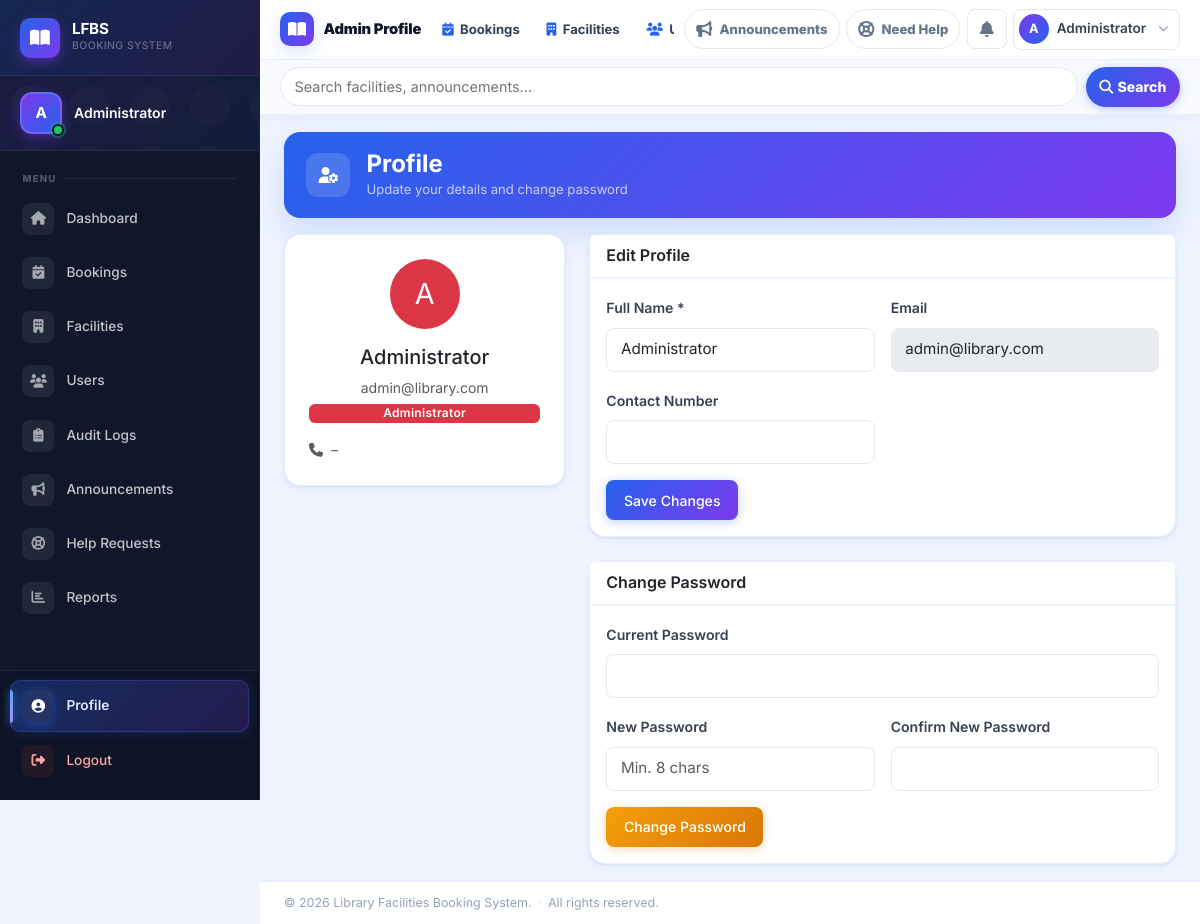
Screenshot of /admin/profile.php (signed in) with the database file from the repository.
### tables this page shows
CREATE TABLE IF NOT EXISTS `users` (
    `id`             INT            NOT NULL AUTO_INCREMENT,
    `name`           VARCHAR(120)   NOT NULL,
    `email`          VARCHAR(180)   NOT NULL,
    `id_number`      VARCHAR(40)    DEFAULT NULL   COMMENT 'Student or faculty ID number',
    `password`       VARCHAR(255)   NOT NULL,
    `role`           ENUM('student','faculty','admin') NOT NULL DEFAULT 'student',
    `department`     VARCHAR(120)   DEFAULT NULL,
    `contact_number` VARCHAR(30)    DEFAULT NULL,
    `status`         ENUM('active','inactive','suspended') NOT NULL DEFAULT 'active',
    `created_at`     TIMESTAMP      NOT NULL DEFAULT CURRENT_TIMESTAMP,
    `updated_at`     TIMESTAMP      NOT NULL DEFAULT CURRENT_TIMESTAMP ON UPDATE CURRENT_TIMESTAMP,

    PRIMARY KEY (`id`),
    UNIQUE  KEY `uq_users_email`     (`email`),
    UNIQUE  KEY `uq_users_id_number` (`id_number`),
    INDEX         `idx_users_role_status` (`role`, `status`)
);

### includes/functions.php (called while the page is built, shortened)
<?php
function e($str) {
    return htmlspecialchars((string)$str, ENT_QUOTES, 'UTF-8');
}

### admin/profile.php (the view, shortened to what this page needs)
<?php
require_once __DIR__ . '/../includes/bootstrap.php';
$uid    = $_SESSION['user_id'];
$userStmt = $pdo->prepare('SELECT * FROM users WHERE id = ?');
$userStmt->execute([$uid]);
$userStmt->execute([$uid]);
$user = $userStmt->fetch();
require_once __DIR__ . '/../includes/header.php';
require_once __DIR__ . '/../includes/navbar.php';
?>
<main><div class="container-fluid py-3 px-3 px-lg-4 admin-page">
<div class="admin-hero mb-3">
  <div class="d-flex align-items-center gap-3">
    <div class="admin-hero-icon"><i class="fas fa-user-cog"></i></div>
    <div>
      <h4 class="mb-0 fw-bold text-white">Profile</h4>
      <div class="admin-hero-sub">Update your details and change password</div>
    </div>
  </div>
</div>
<div class="row g-4">
  <div class="col-md-4">
    <div class="card text-center p-4">
      <div class="rounded-circle bg-danger text-white d-flex align-items-center justify-content-center mx-auto mb-3" style="width:70px;height:70px;font-size:1.8rem">
        <?= strtoupper(mb_substr($user['name'],0,1)) ?>
      </div>
      <h5><?= e($user['name']) ?></h5>
      <p class="text-muted small mb-1"><?= e($user['email']) ?></p>
      <span class="badge bg-danger">Administrator</span>
      <div class="text-start mt-3 small text-muted">
        <p class="mb-0"><i class="fas fa-phone me-2"></i><?= e($user['contact_number'] ?? '–') ?></p>
      </div>
    </div>
  </div>
  <div class="col-md-8">
    <div class="card mb-4">
      <div class="card-header">Edit Profile</div>
      <div class="card-body">
        <form method="POST">
          <div class="row g-3">
            <div class="col-md-6">
              <label class="form-label fw-semibold">Full Name *</label>
              <input type="text" name="name" class="form-control" value="<?= e($user['name']) ?>" required>
            </div>
            <div class="col-md-6">
              <label class="form-label fw-semibold">Email</label>
              <input type="email" class="form-control" value="<?= e($user['email']) ?>" disabled>
            </div>
            <div class="col-md-6">
              <label class="form-label fw-semibold">Contact Number</label>
              <input type="text" name="contact_number" class="form-control" value="<?= e($user['contact_number'] ?? '') ?>">
            </div>
          </div>
          <button type="submit" name="update_profile" class="btn btn-primary mt-3">Save Changes</button>
        </form>
      </div>
    </div>
    <div class="card">
      <div class="card-header">Change Password</div>
      <div class="card-body">
        <form method="POST">
          <div class="row g-3">
            <div class="col-12">
              <label class="form-label fw-semibold">Current Password</label>
              <input type="password" name="current_password" class="form-control" required>
            </div>
            <div class="col-md-6">
              <label class="form-label fw-semibold">New Password</label>
              <input type="password" name="new_password" class="form-control" placeholder="Min. 8 chars" required>
            </div>
            <div class="col-md-6">
              <label class="form-label fw-semibold">Confirm New Password</label>
              <input type="password" name="confirm_password" class="form-control" required>
            </div>
          </div>
          <button type="submit" name="change_password" class="btn btn-warning mt-3">Change Password</button>
        </form>
      </div>
    </div>
  </div>
</div>
<?php require_once __DIR__ . '/../includes/footer.php'; ?>

### assets/css/style.css (style rules this page uses)
*, *::before, *::after { box-sizing: border-box; }
:root { --blue: #2563eb; --blue-dark: #1d4ed8; --blue-light: #dbeafe; --blue-subtle: #eff6ff; --purple: #7c3aed; --purple-dark: #6d28d9; --purple-light: #ede9fe; --purple-subtle: #f5f3ff; --yellow: #d97706; --yellow-dark: #b45309; --yellow-light: #fef3c7; --yellow-subtle: #fffbeb; --green: #059669; --green-light: #d1fae5; --red: #dc2626; --red-light: #fee2e2; --color-primary: var(--blue); --color-surface: #ffffff; --color-bg: #f0f4ff; --color-border: #e2e8f0; --color-muted: #64748b; --radius-card: 12px; --shadow-card: 0 1px 3px rgba(0,0,0,.07), 0 4px 12px rgba(37,99,235,.06); --shadow-hover: 0 8px 28px rgba(37,99,235,.15); --space-xs: clamp(.25rem, 1vw, .5rem); --space-sm: clamp(.5rem, 2vw, 1rem); --space-md: clamp(.75rem, 3vw, 1.25rem); --space-lg: clamp(1rem, 4vw, 2rem); --grad-blue: linear-gradient(135deg, #2563eb, #7c3aed); --grad-yellow: linear-gradient(135deg, #f59e0b, #d97706); --grad-purple: linear-gradient(135deg, #7c3aed, #4f46e5); }
html { font-size: 16px; }
body { background: var(--color-bg); font-family: 'Inter', system-ui, sans-serif; font-size: clamp(14px, 2vw, 16px); line-height: 1.6; min-height: 100vh; display: flex; flex-direction: column; color: #0f172a; }
.card { border: 1px solid #e8eeff !important; box-shadow: var(--shadow-card); border-radius: var(--radius-card) !important; background: var(--color-surface); }
.card-header { background: var(--color-surface); font-weight: 600; border-bottom: 2px solid #eef2ff; }
.form-label { font-weight: 600; font-size: clamp(.82rem, 1.8vw, .88rem); color: #374151; }
.form-control, .form-select { font-size: clamp(.85rem, 2vw, .95rem); padding: .55rem .85rem; min-height: 44px; border: 1.5px solid var(--color-border); border-radius: 8px; transition: border-color .2s, box-shadow .2s; }
.btn { min-height: 40px; font-size: clamp(.82rem, 1.8vw, .88rem); padding: .45rem 1.1rem; font-weight: 500; border-radius: 8px; transition: transform .15s, box-shadow .15s; }
.btn-primary { background: var(--grad-blue) !important; border: none !important; box-shadow: 0 2px 10px rgba(37,99,235,.3); }
.btn-warning { background: var(--grad-yellow) !important; border: none !important; color: #fff !important; box-shadow: 0 2px 10px rgba(217,119,6,.25); }
.badge { font-weight: 600; letter-spacing: .3px; border-radius: 6px; padding: .3em .65em; }
main, .main-content { flex: 1; }

### assets/css/layout.css (style rules this page uses)
:root { --sidebar-w: 260px; --topbar-h: 112px; --sidebar-bg: #0f172a; --sidebar-hover: rgba(255,255,255,.07); --sidebar-active: rgba(37,99,235,.25); --sidebar-text: rgba(255,255,255,.75); --topbar-bg: #ffffff; --transition: .26s cubic-bezier(.4,0,.2,1); }
body { overflow-x: hidden; }
.page-content main { flex: 1; }

### assets/css/dashboard.css (style rules this page uses)
.admin-page .card, .admin-dashboard .card { border-radius: 16px !important; }
.admin-hero { background: linear-gradient(135deg,#2563eb 0%,#7c3aed 100%); border-radius: 16px; padding: 1.15rem 1.4rem; color: #fff; box-shadow: 0 14px 34px rgba(37,99,235,.18); }
.admin-hero-icon { width: 44px; height: 44px; border-radius: 12px; background: rgba(255,255,255,.14); display: inline-flex; align-items: center; justify-content: center; flex-shrink: 0; }
.admin-hero-sub { color: rgba(255,255,255,.70); font-size: .82rem; }

### rows the page displays
users: name "A", name "Administrator", email "admin@library.com", contact_number "–"

### other values shown
APP_SHORT "LFBS"
mb_substr($name, 0, 1) "A"
$name "Administrator"
$item['label'] "Dashboard"
$item['label'] "Bookings"
$item['label'] "Facilities"
$item['label'] "Users"
$item['label'] "Audit Logs"
$item['label'] "Announcements"
$item['label'] "Help Requests"
$item['label'] "Reports"
$_topTitle "Admin Profile"
$qi['label'] "Bookings"
$qi['label'] "Facilities"
APP_NAME "Library Facilities Booking System"
